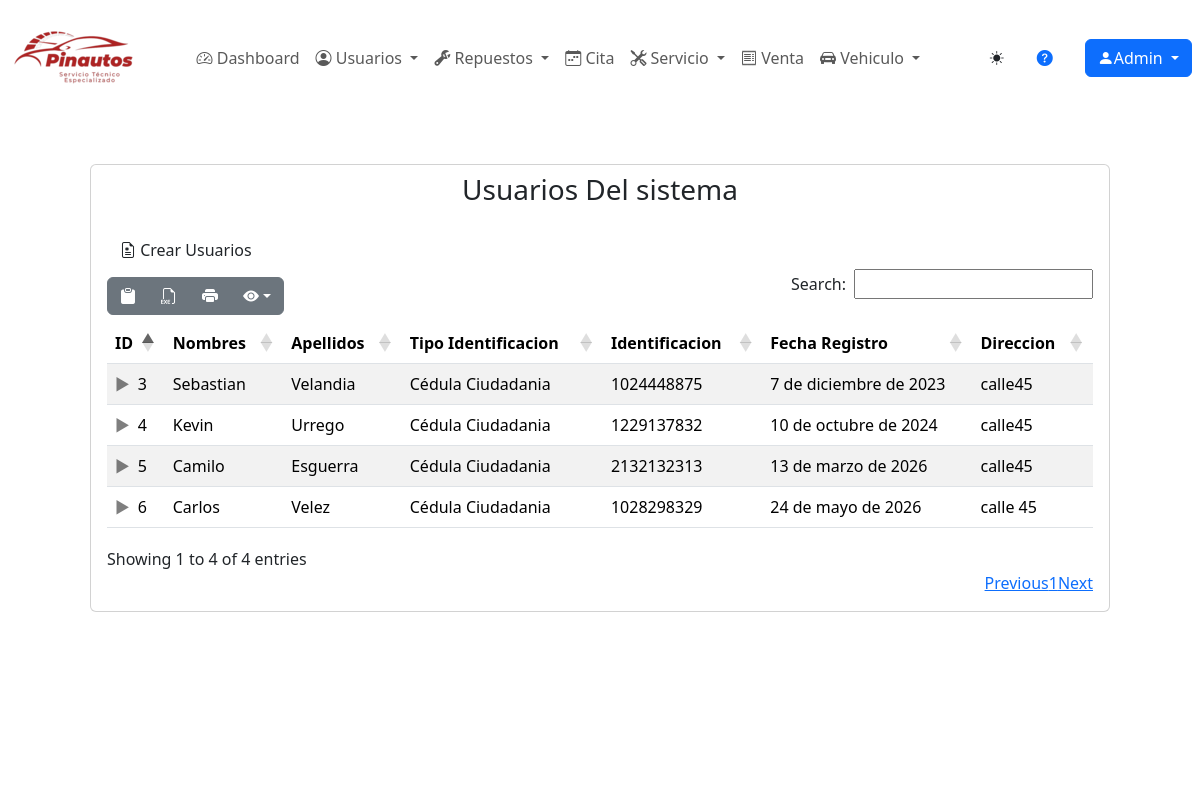
The app's page /usuarios/usuarios/ (signed in) with its own data.
### usuarios/models.py (models this page shows, shortened)
class Usuario(models.Model):
    class TipoUsuario(models.TextChoices):
        ADMINISTRADOR = 'Administrador', _("Administrador")
        SECRETARIA = 'Secretaria', _("Secretaria")
        MECANICO = 'Mecanico', _("Mecanico")
    tipo_usuario = models.CharField(max_length=13, choices=TipoUsuario.choices, verbose_name="Tipo Usuario", default=TipoUsuario.MECANICO, blank=False)
    nombres = models.CharField(max_length=30, verbose_name="Nombres", default='', blank=False, validators=[alphabetic_validator])
    apellidos = models.CharField(max_length=30, verbose_name="Apellidos", default='', blank=False, validators=[alphabetic_validator])
    class TipoIdentificacion(models.TextChoices):
        CEDULA = 'Cédula Ciudadania', _("Cédula Ciudadania")
        TARJETA = 'Tarjeta Identidad', _("Tarjeta de Identidad")
        CEDULA_EXTRANJERIA = 'Cédula Extrangería', _("Cédula de Extrangería")
    tipo_identificacion = models.CharField(max_length=18, choices=TipoIdentificacion.choices, verbose_name="Tipo de identificacion", default=TipoIdentificacion.CEDULA, blank=False)
    identificacion = models.CharField(max_length=10, verbose_name="Identificacion", default='', validators=[numeric_validator], unique=True, blank=False)
    telefono = models.CharField(max_length=11, verbose_name="Telefono", validators=[numeric_validator], blank=False)
    telefono2 = models.CharField(max_length=11, verbose_name="Segundo Telefono", validators=[numeric_validator], blank=True)
    nombreusuario = models.CharField(max_length=20, verbose_name="Nombre De Usuario", blank=False, default='')
    correo_personal = models.EmailField(max_length=50, verbose_name="Correo Personal", blank=False, default='')
    contrasena_validator = RegexValidator(regex=r'^[A-Za-z0-9]*$',message="La contraseña solo puede contener letras y números.",code='invalid_password')
    contraseña = models.CharField(max_length=10,verbose_name="Contraseña",blank=False,default='',validators=[validate_password, contrasena_validator])
    confirmarcontraseña = models.CharField(max_length=10, verbose_name="Confirmar Contraseña", blank=False, default='',validators=[validate_password, contrasena_validator])
    direccion = models.CharField(max_length=50, verbose_name="Dirección", blank=False)
    fecha_registro = models.DateField(verbose_name="Fecha de Registro", help_text="MM/DD/AAAA", auto_now_add=True,)
    class RH(models.TextChoices):
        OP = 'OP', _("O+")
        ON = 'ON', _("O-")
        AP = 'AP', _("A+")
        AN = 'AN', _("A-")
        BP = 'BP', _("B+")
        BN = 'BN', _("B-")
        ABP = 'ABP', _("AB+")
        ABN = 'ABN', _("AB-")
    rh = models.CharField(max_length=3, choices=RH.choices, verbose_name="Factor RH", blank=False)
    class Estado(models.TextChoices):
        ACTIVO = '1', _("Activo")
        INACTIVO = '0', _("Inactivo")
    estado = models.CharField(max_length=2, choices=Estado.choices, default=Estado.ACTIVO, verbose_name="Estado", blank=False)
    arl = models.ForeignKey(Arl, on_delete=models.SET_NULL, null=True, blank=False, verbose_name="ARL")
    class Meta:
        verbose_name_plural = "usuarios"

### usuarios/views.py (the view)
# urls.py: path('usuarios/', usuario_listar, name="usuarios" ),
@login_required
def usuario_listar(request):
    titulo = "Usuarios"
    modulo = "Usuarios"
    usuario = Usuario.objects.all()
    context = {
        "titulo": titulo,
        "modulo": modulo,
        "usuarios":usuario
    }
    return render(request, "usuarios/usuario/listar.html", context)

### base/templates/usuarios/usuario/listar.html (shortened to what this page needs)
{% extends 'partials/body.html' %}
{% load static %}
{% block contenido %}
<body>
    <div class="card fondcard m-5">
        <h3 class="text-center m-2">Usuarios Del sistema</h3>
        <div class="card-body">
            <a href="{% url 'usuarios-crear' %}" class="btn fondtable">
                <i class="bi bi-file-earmark-medical"></i> Crear {{titulo}}
              </a>
            <table id="example" class="table table-striped nowrap" style="width:100%">
                <thead>
                    <tr>
                        <th>ID</th>
                        <th>Nombres</th>
                        <th>Apellidos</th>
                        <th>Tipo Identificacion</th>
                        <th>Identificacion</th>
                        <th>Fecha Registro</th>
                        <th>Direccion</th>
                    </tr>
                </thead>
                <tbody>
                    {% for usuario in usuarios %}
                    <tr>
                        <td>{{usuario.id}}</td>
                        <td>{{usuario.nombres}}</td>
                        <td>{{usuario.apellidos}}</td>
                        <td>{{usuario.tipo_identificacion}}</td>
                        <td>{{usuario.identificacion}}</td>
                        <td>{{usuario.fecha_registro}}</td>
                        <td>{{usuario.direccion}}</td>
                    </tr>
                    {% endfor %}
                </tbody>
            </table>
        </div>
    </div>
</body>
{% endblock contenido %}

### base/templates/partials/header.html (shortened to what this page needs)
{% load static %}
<nav class="navbar navbar-expand-md fondoheader textcolor">
  <div class="container-fluid">
    <a class="navbar-brand" href="{% url 'index' %}">
      <img src="{% static 'img/Logos/LogoHeader.png' %}" alt="Pinautos">
    </a>
    <div class="collapse navbar-collapse justify-content-center" id="menu">
      <ul class="navbar-nav ">
        <li class="nav-item ">
          <a href="{% url 'index' %}" class="nav-link textcolor"><i class="bi bi-speedometer2"></i> Dashboard</a>
        </li>
        <li class="nav-item dropdown ">
          <a class="nav-link dropdown-toggle textcolor" href="#" id="navbarDropdown1" role="button" data-bs-toggle="dropdown" aria-expanded="false">
            <i class="bi bi-person-circle"></i> Usuarios
          </a>
        </li>
        <li class="nav-item dropdown">
          <a class="nav-link dropdown-toggle textcolor" href="#" id="navbarDropdown2" role="button" data-bs-toggle="dropdown" aria-expanded="false">
            <i class="bi bi-wrench-adjustable"></i> Repuestos
          </a>
        </li>
        <li class="nav-item">
          <a class="nav-link textcolor" href="{% url 'citas' %}">
            <i class="bi bi-calendar-week"></i> Cita
          </a>
        </li>
        <li class="nav-item dropdown">
          <a class="nav-link dropdown-toggle textcolor" href="#" id="navbarDropdown4" role="button" data-bs-toggle="dropdown" aria-expanded="false">
            <i class="bi bi-tools"></i> Servicio
          </a>
        </li>
        <li class="nav-item">
          <a class="nav-link textcolor" href="{% url 'ventas' %}">
            <i class="bi bi-receipt"></i> Venta
          </a>
        </li>
        <li class="nav-item dropdown">
          <a class="nav-link dropdown-toggle textcolor" href="#" id="navbarDropdown6" role="button" data-bs-toggle="dropdown" aria-expanded="false">
            <i class="bi bi-car-front-fill"></i> Vehiculo
          </a>
        </li>
      </ul>
    </div>
  </div>
  <button id="tema-toggle" class="btn btn-sm fondboton ms-2">
    <i class="bi bi-sun-fill" id="icono-sol"></i>
  </button>
  <a href="{% url 'Manualayudaclientes' %}" class=" text-decoration-none m-4 textcolor"><i class="bi bi-question-circle-fill"></i></a>
  <div class="btn-group m-2">
    <button type="button" class="btn btn-primary dropdown-toggle" data-bs-toggle="dropdown" aria-haspopup="true" aria-expanded="false">
      <i class="bi bi-person-fill"></i>{{ user.username|title }}
    </button>
  </div>
</nav>

### static/css/partial/body.css (style rules this page uses)
body { position: relative; padding-bottom: 115px; min-height: 100vh; }

### records on screen
Usuario: id "3", nombres "Sebastian", apellidos "Velandia", tipo_identificacion "Cédula Ciudadania", identificacion "1024448875", fecha_registro "7 de diciembre de 2023", direccion "calle45"
Usuario: id "4", nombres "Kevin", apellidos "Urrego", tipo_identificacion "Cédula Ciudadania", identificacion "1229137832", fecha_registro "10 de octubre de 2024", direccion "calle45"
Usuario: id "5", nombres "Camilo", apellidos "Esguerra", tipo_identificacion "Cédula Ciudadania", identificacion "2132132313", fecha_registro "13 de marzo de 2026", direccion "calle45"
Usuario: id "6", nombres "Carlos", apellidos "Velez", tipo_identificacion "Cédula Ciudadania", identificacion "1028298329", fecha_registro "24 de mayo de 2026", direccion "calle 45"

### other values on screen
{{ user.username|title }} "Admin"
{{ titulo }} "Usuarios"
